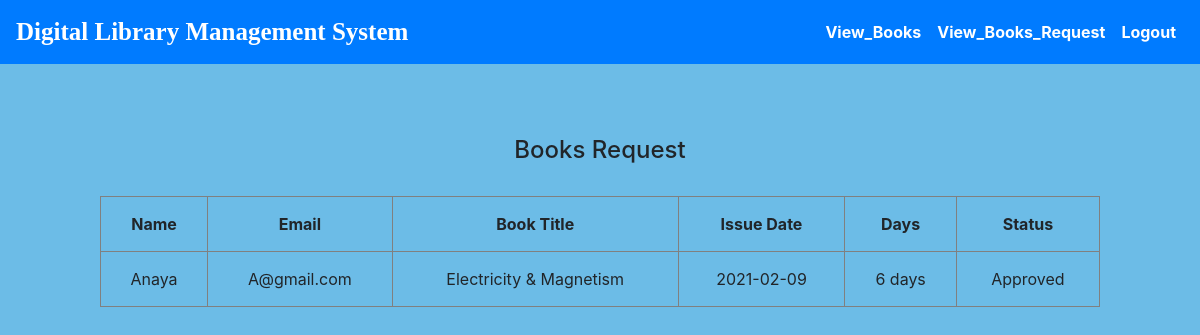
The app's page /UserViewRequest.php (signed in) with its own data.
### tables this page shows
CREATE TABLE `booksrequest` (
  `BookId` int(50) NOT NULL,
  `Name` varchar(100) NOT NULL,
  `Email` varchar(100) NOT NULL,
  `BookTitle` varchar(100) NOT NULL,
  `Date` date NOT NULL,
  `Days` varchar(100) NOT NULL,
  `Status` varchar(100) NOT NULL
);

### UserViewRequest.php (the view, shortened to what this page needs)
<!DOCTYPE html>
<html>
<head>
    <link rel="stylesheet" href="https://maxcdn.bootstrapcdn.com/bootstrap/4.0.0/css/bootstrap.min.css">
</head>
<body  style="background-color:#6CBCE7">
    <?php include"header/userheader.php";?>
    <br>
    <center>
<br><br>
    <h4>Books Request</h2>
        <br>
        <form method="post">
<table border="1"   cellpadding="15" cellspacing="20" style="text-align:center; width:1000px">
        <tr >
            <th>Name</th>
            <th>Email</th>
            <th>Book Title</th>
            <th>Issue Date</th>
            <th>Days</th>
            <th>Status</th>
        </tr>
        <?php
include "connection.php";
  $Email= $_SESSION['useremail'];
$query="select * from booksrequest where Email='$Email'";
$x= mysqli_query($con, $query);
while($row= mysqli_fetch_array($x))
{
        ?>
        <tr>
            <td><?php echo $row['Name']; ?></td>
            <td><?php echo $row['Email']; ?></td>
            <td><?php echo $row['BookTitle']; ?></td>
            <td><?php echo $row['Date']; ?></td>
            <td><?php echo $row['Days']; ?></td>
            <td><?php echo $row['Status']; ?></td>
        </tr>
</form>
<?php
}
?>
    </center>
</body>
</html>

### records on screen
booksrequest: Name "Anaya", Email "A@gmail.com", BookTitle "Electricity & Magnetism", Date "2021-02-09", Days "6 days", Status "Approved"
